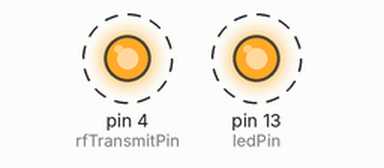
Recording of a sketch running on a simulated Arduino Uno, built with avr-gcc and run on an emulated ATmega328P. Parts: output pins drawn as LEDs (lit = HIGH). Dashed ring = blinking.

Above: at 0.5 s.
Timing chart, 0 to 5.1 s (numbered marks = the images above):
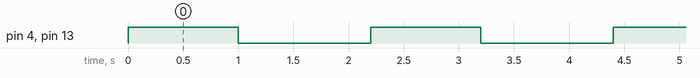

Measured:
- by itself, pin 4 (rfTransmitPin), pin 13 (ledPin): alternates HIGH for 1.0 s and LOW for 1.2 s

The sketch:

RF_Blink___Transmit_sketch.ino
```cpp
/*
RF Blink - Transmit sketch
Transmitter: FS1000A - piše na njemu
*/

#define rfTransmitPin 4
#define ledPin 13


void setup()
{
pinMode(rfTransmitPin, OUTPUT);
pinMode(ledPin, OUTPUT);
}
void loop(){

digitalWrite(rfTransmitPin, HIGH);     // šajle  HIGH signal
digitalWrite(ledPin, HIGH);
delay(1000);                           // čeka sekundu

digitalWrite(rfTransmitPin,LOW);      // šajle LOW signal

digitalWrite(ledPin, LOW);
delay(1200);   // čeka sekundu

}
```
